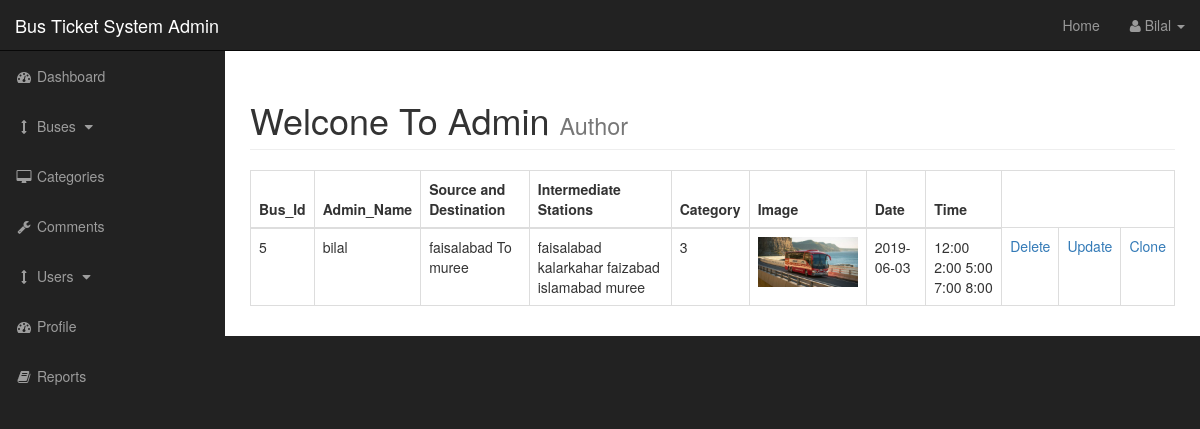
The app's page /admin/buses.php (signed in) with its own data.
### tables this page shows
CREATE TABLE `posts` (
  `post_id` int(3) NOT NULL,
  `post_category_id` int(3) NOT NULL,
  `post_title` varchar(255) NOT NULL,
  `post_author` varchar(255) NOT NULL,
  `post_date` date NOT NULL,
  `post_image` text NOT NULL,
  `post_content` text NOT NULL,
  `post_source` varchar(255) NOT NULL,
  `post_destination` varchar(255) NOT NULL,
  `post_via` varchar(255) NOT NULL,
  `post_via_time` varchar(255) NOT NULL,
  `post_query_count` int(3) NOT NULL,
  `max_seats` int(3) NOT NULL,
  `available_seats` int(3) NOT NULL
);

### admin/buses.php (the view, shortened to what this page needs)
<?php include"includes/admin_header.php"; ?>
    <div id="wrapper">
        <?php include"includes/admin_navigation.php"; ?>
        <div id="page-wrapper">
            <div class="container-fluid">
                <div class="row">
                    <div class="col-lg-12">
                        <h1 class="page-header">
                            Welcone To Admin
                            <small>Author</small>
                        </h1>
                        <?php
                        if (isset($_GET['source'])) {
                            $source = $_GET['source'];
                        }
                        else {
                            $source = "";
                        }
                        switch ($source) {
                            default: ?>
                                <table class="table table-bordered table-hover">
                                <thead>
                                    <tr>
                                        <th>Bus_Id</th>
                                        <th>Admin_Name</th>
                                        <th>Source and Destination</th>
                                        <th>Intermediate Stations</th>
                                        <th>Category</th>
                                        <th>Image</th>
                                        <th>Date</th>
                                        <th>Time</th>
                                    </tr>
                                </thead>
                                <tbody>
                                    <?php
                                        $query = "SELECT *  FROM  posts";
                                        $select_posts = mysqli_query($connection,$query);
                                        while($row = mysqli_fetch_assoc($select_posts)) {
                                            $bus_id = $row['post_id'];
                                            $admin_name = $row['post_author'];
                                            $source = $row['post_source'];
                                            $destination = $row['post_destination'];
                                            $intermediate_station = $row['post_via'];
                                            $category = $row['post_category_id'];
                                            $image = $row['post_image'];
                                            $date = $row['post_date'];
                                            $time = $row['post_via_time'];
                                        if ($date > date('Y-m-d')) {
                                     ?>
                                    <tr>
                                        <td><?php echo $bus_id ?></td>
                                        <td><?php echo $admin_name ?></td>
                                        <td><?php echo $source . " To ". $destination?></td>
                                        <td><?php echo $intermediate_station ?></td>
                                        <td><?php echo $category ?></td>
                                        <td><img width="100" src="../images/<?php echo $image ?>"></td>
                                        <td><?php echo $date ?></td>
                                        <td><?php echo $time ?></td>
                                        <?php echo "<td><a href='buses.php?delete=$bus_id'>Delete</a></td>"; ?>
                                        <?php echo "<td><a href='buses.php?source=update&bus_id=$bus_id'>Update</a></td>"; ?>
                                        <?php echo "<td><a href='buses.php?clone_bus_id=$bus_id'>Clone</a></td>"; ?>
                                    </tr>
                                    <?php } }?>
                                </tbody>
                                </table><?php
                                break;
                        }
                        ?>
                    </div>
                </div>
            </div>
        </div>
<?php include"includes/admin_footer.php"; ?>

### admin/css/sb-admin.css (style rules this page uses)
body { margin-top: 100px; background-color: #222; }
@media (min-width:768px) { body { margin-top: 50px; } }
#wrapper { padding-left: 0; }
#page-wrapper { width: 100%; padding: 0; background-color: #fff; }
@media (min-width:768px) { #wrapper { padding-left: 225px; } }
@media (min-width:768px) { #page-wrapper { padding: 10px; } }

### records on screen
posts: post_id "5", post_author "bilal", post_source "faisalabad", post_destination "muree", post_via "faisalabad kalarkahar faizabad islamabad muree", post_category "3", post_image (picture), post_date "2019-06-03", post_via_time "12:00 2:00 5:00 7:00 8:00"

### other values on screen
$_SESSION['s_username'] "Bilal"
